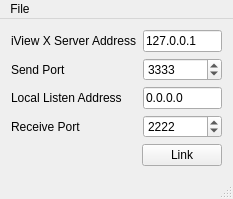
<?xml version="1.0" encoding="UTF-8"?>
<ui version="4.0">
 <class>MainWindow</class>
 <widget class="QMainWindow" name="MainWindow">
  <property name="geometry">
   <rect>
    <x>0</x>
    <y>0</y>
    <width>233</width>
    <height>191</height>
   </rect>
  </property>
  <property name="windowTitle">
   <string>SMI iViewX Connector</string>
  </property>
  <widget class="QWidget" name="centralWidget">
   <layout class="QVBoxLayout" name="verticalLayout">
    <item>
     <layout class="QFormLayout" name="formLayout">
      <item row="0" column="0">
       <widget class="QLabel" name="label_4">
        <property name="text">
         <string>iView X Server Address</string>
        </property>
       </widget>
      </item>
      <item row="0" column="1">
       <widget class="QLineEdit" name="serverAddress">
        <property name="toolTip">
         <string>IP address of iView X computer</string>
        </property>
        <property name="text">
         <string>127.0.0.1</string>
        </property>
       </widget>
      </item>
      <item row="1" column="0">
       <widget class="QLabel" name="label_2">
        <property name="text">
         <string>Send Port</string>
        </property>
       </widget>
      </item>
      <item row="1" column="1">
       <widget class="QSpinBox" name="sendPort">
        <property name="toolTip">
         <string>Port being used by this program for sending data to iView X</string>
        </property>
        <property name="minimum">
         <number>1</number>
        </property>
        <property name="maximum">
         <number>65535</number>
        </property>
        <property name="value">
         <number>3333</number>
        </property>
       </widget>
      </item>
      <item row="2" column="0">
       <widget class="QLabel" name="label_5">
        <property name="text">
         <string>Local Listen Address</string>
        </property>
       </widget>
      </item>
      <item row="2" column="1">
       <widget class="QLineEdit" name="listenAddress">
        <property name="toolTip">
         <string>IP address of local computer</string>
        </property>
        <property name="text">
         <string>0.0.0.0</string>
        </property>
       </widget>
      </item>
      <item row="3" column="0">
       <widget class="QLabel" name="label_3">
        <property name="text">
         <string>Receive Port</string>
        </property>
       </widget>
      </item>
      <item row="3" column="1">
       <widget class="QSpinBox" name="receivePort">
        <property name="toolTip">
         <string>Port being used by this program for receiving data from iView X</string>
        </property>
        <property name="minimum">
         <number>1</number>
        </property>
        <property name="maximum">
         <number>65535</number>
        </property>
        <property name="value">
         <number>2222</number>
        </property>
       </widget>
      </item>
     </layout>
    </item>
    <item>
     <spacer name="verticalSpacer">
      <property name="orientation">
       <enum>Qt::Vertical</enum>
      </property>
      <property name="sizeHint" stdset="0">
       <size>
        <width>20</width>
        <height>4</height>
       </size>
      </property>
     </spacer>
    </item>
    <item>
     <layout class="QHBoxLayout" name="horizontalLayout">
      <item>
       <spacer name="horizontalSpacer">
        <property name="orientation">
         <enum>Qt::Horizontal</enum>
        </property>
        <property name="sizeHint" stdset="0">
         <size>
          <width>40</width>
          <height>20</height>
         </size>
        </property>
       </spacer>
      </item>
      <item>
       <widget class="QPushButton" name="linkButton">
        <property name="text">
         <string>Link</string>
        </property>
       </widget>
      </item>
     </layout>
    </item>
   </layout>
   <zorder>verticalSpacer</zorder>
  </widget>
  <widget class="QMenuBar" name="menuBar">
   <property name="geometry">
    <rect>
     <x>0</x>
     <y>0</y>
     <width>233</width>
     <height>18</height>
    </rect>
   </property>
   <widget class="QMenu" name="menuFile">
    <property name="title">
     <string>File</string>
    </property>
    <addaction name="actionLoad_Configuration"/>
    <addaction name="actionSave_Configuration"/>
    <addaction name="separator"/>
    <addaction name="actionQuit_2"/>
   </widget>
   <addaction name="menuFile"/>
  </widget>
  <widget class="QStatusBar" name="statusBar"/>
  <action name="actionLoad_Configuration">
   <property name="text">
    <string>Load Configuration</string>
   </property>
  </action>
  <action name="actionSave_Configuration">
   <property name="text">
    <string>Save Configuration</string>
   </property>
  </action>
  <action name="actionQuit">
   <property name="text">
    <string>Quit</string>
   </property>
  </action>
  <action name="actionQuit_2">
   <property name="text">
    <string>Quit</string>
   </property>
  </action>
 </widget>
 <layoutdefault spacing="6" margin="11"/>
 <resources/>
 <connections/>
</ui>
